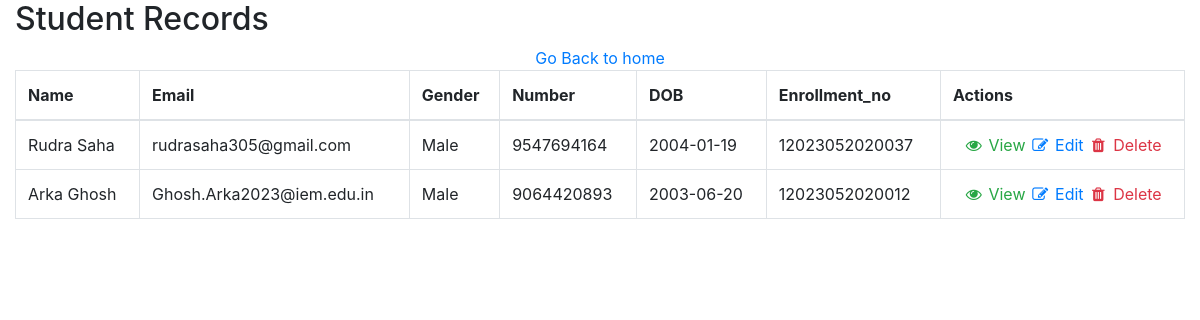
/view, run on the app's committed database.
### tables this page shows
CREATE TABLE users (id INTEGER PRIMARY KEY AUTOINCREMENT, name TEXT , email TEXT, gender TEXT, contact TEXT, dob date, Enrollment_no TEXT , profile_pic BLOB);

### crud.py (the view)
@app.route("/view")
def view():
    con = sqlite3.connect("users.db")
    con.row_factory = sqlite3.Row
    cur = con.cursor()
    cur.execute("select * from users")
    rows = cur.fetchall()
    return render_template("view.html",rows = rows,)

### Templates/view.html (shortened to what this page needs)
<!DOCTYPE html>
<html lang="en">
  <head>
    <link
      rel="stylesheet"
      href="https://maxcdn.bootstrapcdn.com/bootstrap/4.4.1/css/bootstrap.min.css"
    />
    <link rel="stylesheet"  type="text/css" href="{{url_for('static', filename='styles/view.css')}}">
    <link
      rel="stylesheet"
      href="https://cdnjs.cloudflare.com/ajax/libs/font-awesome/4.7.0/css/font-awesome.min.css"
    />
  </head>
  <body>
    <div class="container-fluid">
      <div class="table-wrapper">
        <div class="table-title">
          <div class="row">
            <div class="col-sm-8">
              <h2>Student Records</h2>
            </div>
          </div>
        </div>
        <table class="table table-bordered">
          <thead>
            <tr>
              <th>Name</th>
              <th>Email</th>
              <th>Gender</th>
              <th>Number</th>
              <th>DOB</th>
              <th>Enrollment_no</th>
              <th>Actions</th>
            </tr>
          </thead>
          <tbody>
            {% for row in rows %}
            <tr>
              <td>{{row["name"]}}</td>
              <td>{{row["email"]}}</td>
              <td>{{row["gender"]}}</td>
              <td>{{row["contact"]}}</td>
              <td>{{row["dob"]}}</td>
              <td>{{row["Enrollment_no"]}}</td>
              <td id="cenntteerr" align="center">
                <a
                  href="{{ url_for('view_user', id=row['id']) }}"
                  class="text-success"
                  ><i class="fa fa-fw fa-eye"></i> View</a
                >
                <a
                  href="{{ url_for('edit_user', id=row['id']) }}"
                  class="text-primary"
                  ><i class="fa fa-fw fa-edit"></i> Edit</a
                >
                <a
                  href="{{ url_for('delete_user', id=row['id']) }}"
                  class="text-danger"
                  ><i class="fa fa-fw fa-trash"></i> Delete</a
                >
              </td>
            </tr>
            {% endfor %}
            <div class="row">
              <a href="/" class="col-md-12 text-center">Go Back to home</a>
            </div>
          </tbody>
        </table>
      </div>
    </div>
  </body>
</html>

### data on the page
users: name "Rudra Saha", email "rudrasaha305@gmail.com", gender "Male", contact "9547694164", dob "2004-01-19", Enrollment_no "12023052020037"
users: name "Arka Ghosh", email "Ghosh.Arka2023@iem.edu.in", gender "Male", contact "9064420893", dob "2003-06-20", Enrollment_no "12023052020012"
